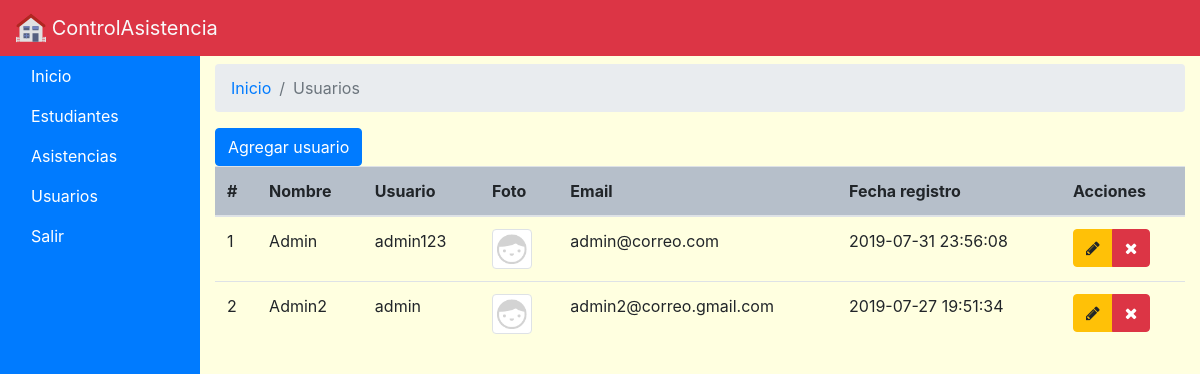
/usuarios (signed in), run on the app's committed database.
### tables this page shows
CREATE TABLE `usuarios` (
  `id` int(11) NOT NULL,
  `nombre` varchar(40) NOT NULL,
  `usuario` varchar(40) NOT NULL,
  `password` text NOT NULL,
  `email` varchar(50) NOT NULL,
  `perfil` varchar(30) NOT NULL,
  `foto` text NOT NULL,
  `fecha_registro` timestamp NOT NULL DEFAULT CURRENT_TIMESTAMP ON UPDATE CURRENT_TIMESTAMP,
  `key_recovery` text NOT NULL
);

### controladores/plantilla.controlador.php (called while the page is built)
<?php
class ControladorPlantilla{
	static public function ctrPlantilla(){
		include "vistas/plantilla.php";
	}
}

### index.php (called while the page is built, shortened)
<?php
require_once "controladores/plantilla.controlador.php";
require_once "controladores/usuarios.controlador.php";
require_once "controladores/recuperarCuenta.controlador.php";
require_once "modelos/usuarios.modelo.php";
$plantilla = new ControladorPlantilla();
$plantilla -> ctrPlantilla();
?>

### controladores/usuarios.controlador.php (called while the page is built, shortened)
<?php
class ControladorUsuarios{
	static public function ctrMostrarUsuarios($item, $valor){
		$tabla = "usuarios";
		$respuesta = ModeloUsuarios::MdlMostrarUsuarios($tabla, $item, $valor);
		return $respuesta;
	}
}

### modelos/conexion.php (called while the page is built)
<?php
class Conexion{
	static public function conectar(){
		$link = new PDO("mysql:host=localhost;dbname=db_asistencias",
			            "root",
			            "");
		$link->exec("set names utf8");
		return $link;
	}
}

### modelos/usuarios.modelo.php (called while the page is built, shortened)
<?php
require_once "conexion.php";
class ModeloUsuarios{
	static public function mdlMostrarUsuarios($tabla, $item, $valor){
		if($item != null){
			$stmt = Conexion::conectar()->prepare("SELECT * FROM $tabla WHERE $item = :$item");
				$stmt -> bindParam(":".$item, $valor, PDO::PARAM_STR);
				$stmt -> execute();
				return $stmt -> fetch();
		}else{
			$stmt = Conexion::conectar()->prepare("SELECT * FROM $tabla");
			$stmt -> execute();
			return $stmt -> fetchAll();
		}
	}
}

### vistas/modulos/usuarios.php (the view, shortened to what this page needs)
<section id="section-content" class="col-10">
        <nav aria-label="breadcrumb" class="mt-2">
          <ol class="breadcrumb">
            <li class="breadcrumb-item"><a href="inicio">Inicio</a></li>
            <li class="breadcrumb-item active" aria-current="page">Usuarios</li>
          </ol>
        </nav>
        <button type="button" class="btn btn-primary" data-toggle="modal" data-target="#usuarioModal">
	Agregar usuario
</button>
       <table class="table tablas">
  <thead  class="head-table">
    <tr>
      <th scope="col">#</th>
      <th scope="col">Nombre</th>
      <th scope="col">Usuario</th>
      <th scope="col">Foto</th>
      <th scope="col">Email</th>
      <th scope="col">Fecha registro</th>
      <th scope="col">Acciones</th>
    </tr>
  </thead>
  <tbody>
<?php
  	$item = null;
        $valor = null;
      $usuarios = ControladorUsuarios::ctrMostrarUsuarios($item, $valor);
     foreach ($usuarios as $key => $value){
        echo ' <tr>
                <td>'.($key+1).'</td>
                <td>'.$value["nombre"].'</td>
                <td>'.$value["usuario"].'</td>';
                 if($value["foto"] != ""){
                  echo '<td><img src="'.$value["foto"].'" class="img-thumbnail" width="40px"></td>';
                }else{
                  echo '<td><img src="vistas/img/usuarios/default/anonymous.png" class="img-thumbnail" width="40px"></td>';
                }
                echo '<td>'.$value["email"].'</td>
                <td>'.$value["fecha_registro"].'</td>';
                echo '<td>
                  <div class="btn-group" role="group" aria-label="Basic example">
                    <button class="btn btn-warning btnEditarUsuario" idUsuario="'.$value["id"].'" data-toggle="modal" data-target="#usuarioModalEditar"><i class="fa fa-pencil"></i></button>
                    <button class="btn btn-danger btnEliminarUsuario" idUsuario="'.$value["id"].'" fotoUsuario="'.$value["foto"].'" usuario="'.$value["usuario"].'"><i class="fa fa-times"></i></button>
                  </div>
                </td>
              </tr>';
      }
 ?>
  </tbody>
</table>
      </section>

### vistas/css/style.css (style rules this page uses)
.head-table { background-color: #b6bfca; }
#section-content { background-color: lightyellow; }

### data on the page
usuarios: nombre "Admin", usuario "admin123", email "admin@correo.com", fecha_registro "2019-07-31 23:56:08"
usuarios: nombre "Admin2", usuario "admin", email "admin2@correo.gmail.com", fecha_registro "2019-07-27 19:51:34"
